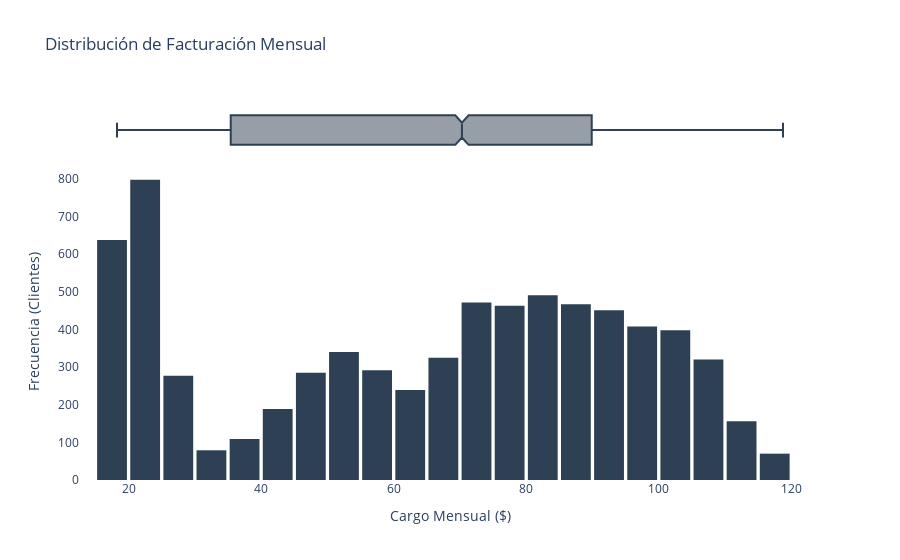

The code cell stored with this chart in its notebook:
### Code cell
# Histograma de Cargo Mensual
fig_hist = px.histogram(df, x='Cargo_Mensual', 
                        nbins=40, 
                        title='Distribución de Facturación Mensual',
                        marginal='box',
                        color_discrete_sequence=[COLORES['Principal']]) 

fig_hist.update_layout(
    xaxis_title="Cargo Mensual ($)",
    yaxis_title="Frecuencia (Clientes)",
    plot_bgcolor='rgba(0,0,0,0)', 
    bargap=0.1
)

fig_hist.show()

### Figure 1 — Plotly figure (JSON) as saved in the notebook; plotly's stock layout.template omitted (floating-point values rounded to 4 significant figures; data arrays with more than 128 entries replaced by an {"elided": "..."} marker saying what was removed)
{"data": [{"bingroup": "x", "hovertemplate": "Cargo_Mensual=%{x}<br>count=%{y}<extra></extra>", "legendgroup": "", "marker": {"color": "#2E4053", "pattern": {"shape": ""}}, "name": "", "nbinsx": 40, "orientation": "v", "showlegend": false, "type": "histogram", "x": {"elided": "7267 float values"}, "xaxis": "x", "yaxis": "y"}, {"hovertemplate": "Cargo_Mensual=%{x}<extra></extra>", "legendgroup": "", "marker": {"color": "#2E4053"}, "name": "", "notched": true, "showlegend": false, "type": "box", "x": {"elided": "7267 float values"}, "xaxis": "x2", "yaxis": "y2"}], "layout": {"bargap": 0.1, "barmode": "relative", "legend": {"tracegroupgap": 0}, "plot_bgcolor": "rgba(0,0,0,0)", "title": {"text": "Distribución de Facturación Mensual"}, "xaxis": {"anchor": "y", "domain": [0, 1], "title": {"text": "Cargo Mensual ($)"}}, "xaxis2": {"anchor": "y2", "domain": [0, 1], "matches": "x", "showgrid": true, "showticklabels": false}, "yaxis": {"anchor": "x", "domain": [0, 0.8316], "title": {"text": "Frecuencia (Clientes)"}}, "yaxis2": {"anchor": "x2", "domain": [0.8416, 1], "matches": "y2", "showgrid": false, "showline": false, "showticklabels": false, "ticks": ""}}}
